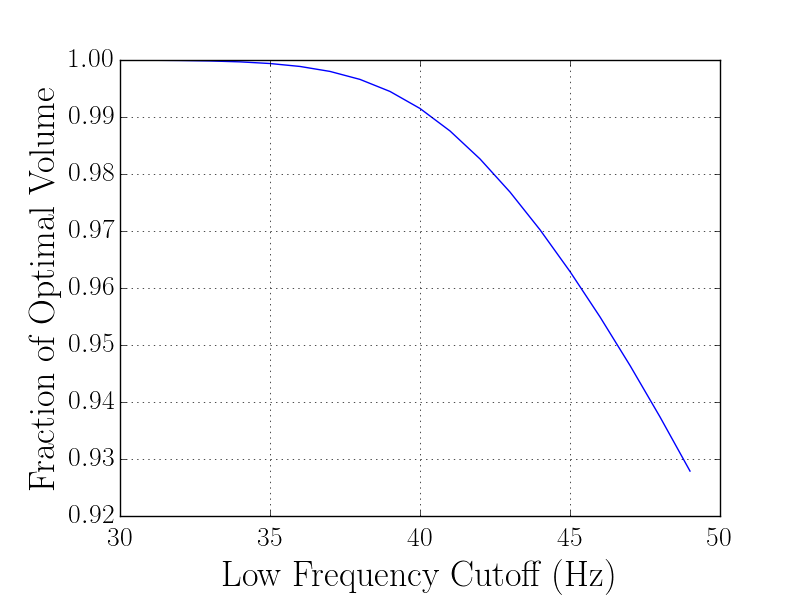

The script that saved this image:
import pycbc.psd, numpy, pylab, pycbc.filter, pycbc.waveform
from pycbc.fft.fftw import set_measure_level
set_measure_level(0)

def d(f):
    return pycbc.waveform.spa_tmplt.spa_length_in_time(mass1=1.4, mass2=1.4, f_lower=f, phase_order=7)

pylab.rcParams.update({
    "text.usetex": True,
    "figure.figsize": [8.0, 6.0],
    "font.size": 26,
    "axes.titlesize": 16,
    "axes.labelsize": 26,
    "xtick.labelsize": 20,
    "ytick.labelsize": 20,
    "xtick.major.pad": 8,
    "legend.fontsize": 18,
    "font.family": "serif",
    "font.serif": ["Computer Modern Roman"],
    "figure.subplot.left": 0.15,
    "figure.subplot.bottom": 0.14,
    })

sr = 4096
buff = 256
df = 1.0 / buff
dt = 1.0 / sr
flow = 20
tlen = sr * buff
flen = tlen / 2 + 1

der = 1.70 / 10000

psd = pycbc.psd.iLIGOModel(flen, df, flow)
hp, hc = pycbc.waveform.get_fd_waveform(approximant="TaylorF2",
                         mass1=1.4, mass2=1.4, delta_f=df, f_lower=flow)
hp.resize(flen)

sigmas = []
fls = numpy.arange(flow, 50, 1)
for fl in fls:
    sigma = pycbc.filter.sigma(hp, psd=psd, low_frequency_cutoff=fl)
    sigmas.append(sigma)
    
sigmas = numpy.array(sigmas) / sigmas[0]
pylab.figure(1)
pylab.plot(fls, sigmas**3.0)
pylab.ylabel('Fraction of Optimal Volume')
pylab.grid()
pylab.xlim(xmin=30)
pylab.xlabel("Low Frequency Cutoff (Hz)")
pylab.savefig('flow.png')



l = numpy.array([d(f) for f in fls])
csig = sigmas ** 3.0  * der / l

pylab.figure(2)
pylab.plot(fls, csig)
pylab.ylabel('Fraction of Optimal Volume')
pylab.xlabel("Low Frequency Cutoff (Hz)")
pylab.grid()
pylab.xlim(xmin=30)
pylab.show()
pylab.xlabel("Low Frequency Cutoff (Hz)")
pylab.savefig('flow2.png')
